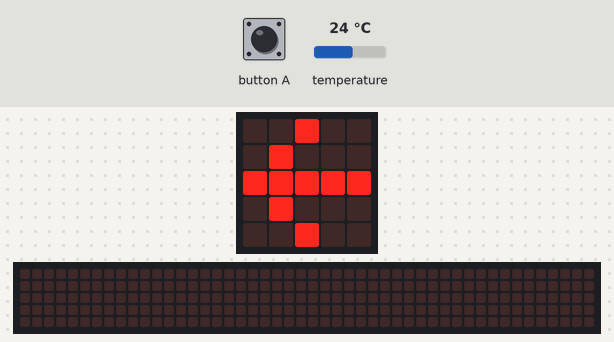
The program below on a simulated BBC micro:bit (MakeCode). Parts: the board's 5×5 LED display, a strip that is not on the board, showing the scrolling text unrolled. The test bench sets the inputs (shaded band); at power-on: temperature 24 °C. The 48×5 strip is a reading aid, not a part: it shows the text the display is scrolling, unrolled, one strip-width of it at a time.

Above: at 1.8 s.
1.9 s: button A pressed for 0.15 s
At 2.4 s:
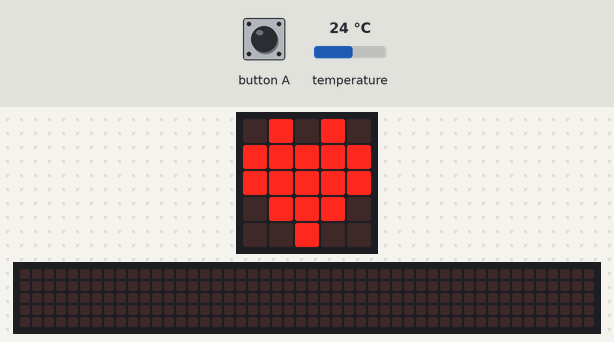
2.6 s: button A pressed for 0.15 s
3.3 s: temperature set to 12 °C
At 6.02 s:
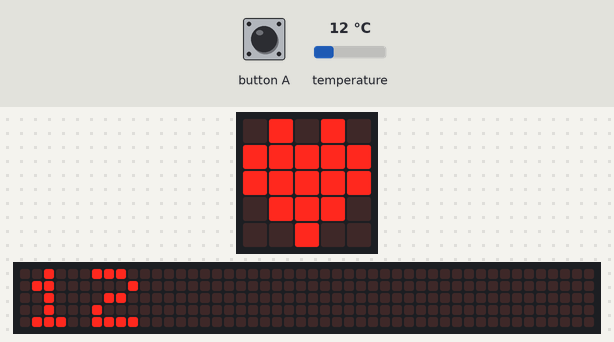
6.3 s: temperature set to 19 °C
9.3 s: temperature set to 28 °C
At 11.91 s:
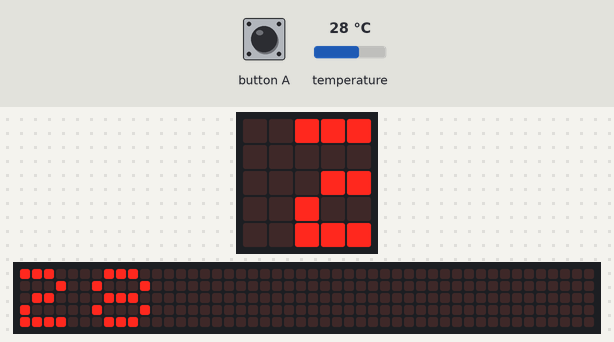

The program:

main.ts
```typescript
input.onButtonPressed(Button.A, function () {
    aWurdeGedrueckt = 1
    basic.showIcon(IconNames.Heart)
    basic.showString("" + (input.temperature()))
})
let aWurdeGedrueckt = 0
aWurdeGedrueckt = 0
basic.showArrow(ArrowNames.West)
basic.forever(function () {
    if (aWurdeGedrueckt == 1) {
        basic.showString("" + (input.temperature()))
    }
})
```

test.ts
```typescript
// Hier kann man Tests durchführen; diese Datei wird nicht kompiliert, wenn dieses Paket als Erweiterung verwendet wird.
```

Measured:
- after the input at 1.9 s, the display: changes after 0.15 s (image 1)
